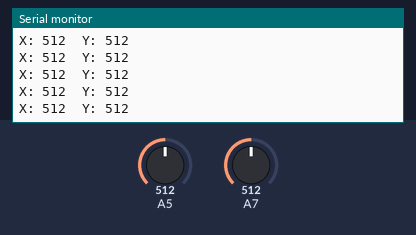
Recording of a sketch running on a simulated Arduino Nano, built with avr-gcc and run on an emulated ATmega328P. Shown: the last lines printed to the serial monitor. The test bench sets the inputs (shaded band); at power-on: A5 = 512, A7 = 512. No radio packets arrive unless stated.

Above: at 1.2 s.
1.3 s: A5 set to 982
At 2.1 s:
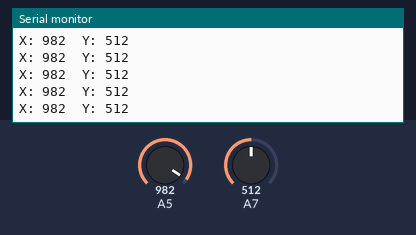
4.3 s: A5 set to 1010
At 4.8 s:
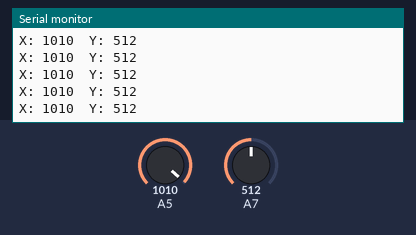
5.8 s: A7 set to 989
At 6.7 s:
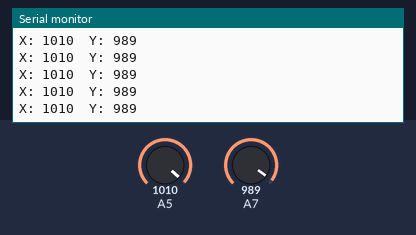
7.3 s: A7 set to 1016
At 8.3 s:
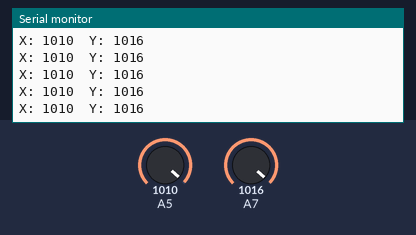
Timing chart, 0 to 9.8 s (numbered marks = the images above; inputs shaded):
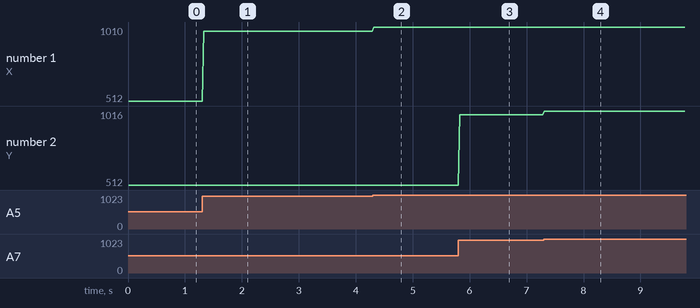

The sketch:

sender.ino
```cpp
#include <SPI.h>
#include <nRF24L01.h>
#include <RF24.h>

RF24 radio(1, 4); // CE, CSN
const byte address[6] = "00001";
char xyData[32] = "";
String xAxis, yAxis;

void setup() {
  Serial.begin(9600);
  radio.begin();
  radio.openWritingPipe(address);
  radio.setPALevel(RF24_PA_MIN);
  radio.stopListening();
}

void loop() {
  xAxis = String(analogRead(A5)); // Read Joysticks X-axis and convert to String
  yAxis = String(analogRead(A7)); // Read Joysticks Y-axis and convert to String

  // X value
  xAxis.toCharArray(xyData, 5); // Put the String (X Value) into a character array
  radio.write(&xyData, sizeof(xyData)); // Send the array data (X value)

  // Y value
  yAxis.toCharArray(xyData, 5); // Put the String (Y Value) into a character array
  radio.write(&xyData, sizeof(xyData)); // Send the array data (Y value)

  Serial.print("X: ");
  Serial.print(xAxis);
  Serial.print("\tY: ");
  Serial.println(yAxis);

  delay(20);
}
```

Measured:
- after the input at 1.3 s, the serial monitor: prints a new line at once (image 1)
- after the input at 4.3 s, the serial monitor: prints a new line at once (image 2)
- after the input at 5.8 s, the serial monitor: prints a new line at once (image 3)
- after the input at 7.3 s, the serial monitor: prints a new line at once (image 4)
- plotted number 1: 512 → 982 after the input at 1.3 s, 982 → 1010 after the input at 4.3 s
- plotted number 2: 512 → 989 after the input at 5.8 s, 989 → 1016 after the input at 7.3 s
